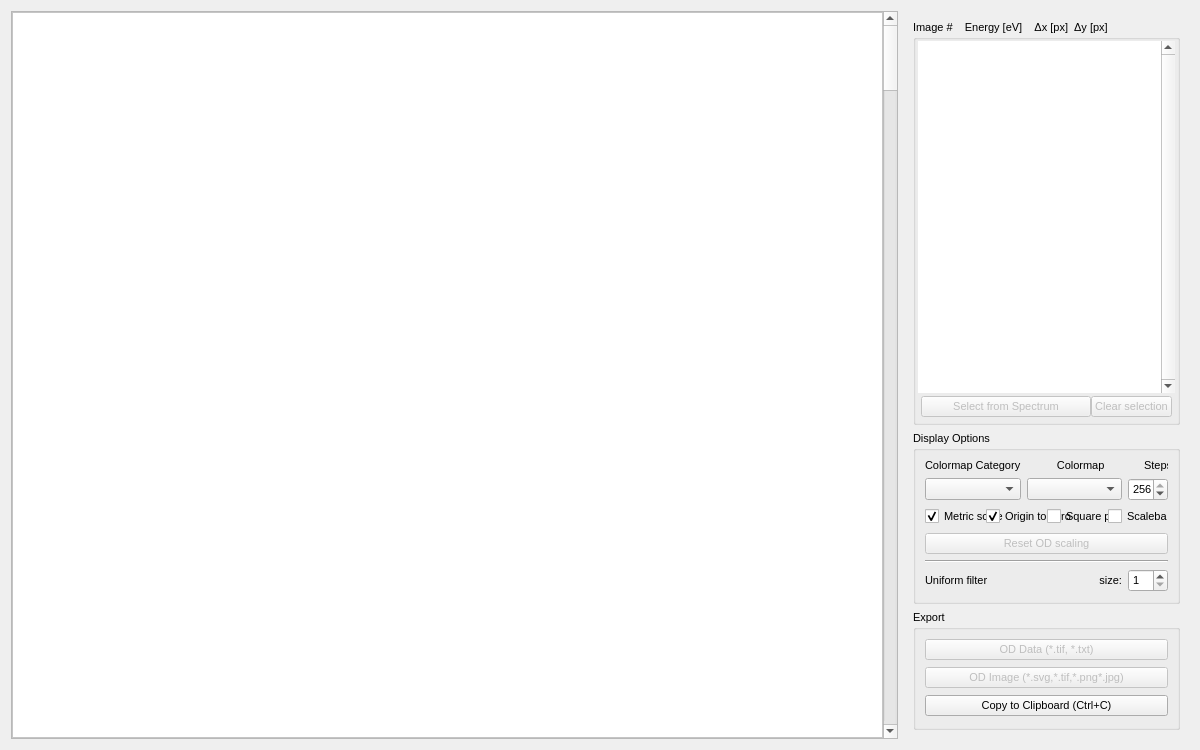
<?xml version="1.0" encoding="UTF-8"?>
<ui version="4.0">
 <author>Jan-David Förster</author>
 <class>SpectralROI</class>
 <widget class="QWidget" name="SpectralROI">
  <property name="geometry">
   <rect>
    <x>0</x>
    <y>0</y>
    <width>1200</width>
    <height>750</height>
   </rect>
  </property>
  <property name="sizePolicy">
   <sizepolicy hsizetype="Maximum" vsizetype="Ignored">
    <horstretch>0</horstretch>
    <verstretch>0</verstretch>
   </sizepolicy>
  </property>
  <property name="windowTitle">
   <string>Form</string>
  </property>
  <layout class="QGridLayout" name="gridLayout_3">
   <item row="0" column="0">
    <widget class="QFrame" name="frame">
     <property name="sizePolicy">
      <sizepolicy hsizetype="Preferred" vsizetype="Preferred">
       <horstretch>0</horstretch>
       <verstretch>0</verstretch>
      </sizepolicy>
     </property>
     <property name="font">
      <font>
       <family>Ubuntu</family>
       <pointsize>8</pointsize>
      </font>
     </property>
     <property name="autoFillBackground">
      <bool>false</bool>
     </property>
     <property name="styleSheet">
      <string notr="true"/>
     </property>
     <property name="frameShape">
      <enum>QFrame::StyledPanel</enum>
     </property>
     <property name="frameShadow">
      <enum>QFrame::Raised</enum>
     </property>
     <property name="lineWidth">
      <number>1</number>
     </property>
     <property name="midLineWidth">
      <number>0</number>
     </property>
     <layout class="QHBoxLayout" name="horizontalLayout_3">
      <property name="spacing">
       <number>0</number>
      </property>
      <property name="leftMargin">
       <number>0</number>
      </property>
      <property name="topMargin">
       <number>0</number>
      </property>
      <property name="rightMargin">
       <number>0</number>
      </property>
      <property name="bottomMargin">
       <number>0</number>
      </property>
      <item>
       <widget class="GraphicsLayoutWidget" name="canvas">
        <property name="sizePolicy">
         <sizepolicy hsizetype="MinimumExpanding" vsizetype="MinimumExpanding">
          <horstretch>0</horstretch>
          <verstretch>0</verstretch>
         </sizepolicy>
        </property>
        <property name="font">
         <font>
          <family>Ubuntu</family>
          <pointsize>8</pointsize>
         </font>
        </property>
        <property name="styleSheet">
         <string notr="true">background: white</string>
        </property>
       </widget>
      </item>
      <item>
       <widget class="QScrollBar" name="slider_eng">
        <property name="orientation">
         <enum>Qt::Vertical</enum>
        </property>
       </widget>
      </item>
     </layout>
    </widget>
   </item>
   <item row="0" column="2">
    <widget class="QWidget" name="MapCreator" native="true">
     <property name="sizePolicy">
      <sizepolicy hsizetype="Expanding" vsizetype="Ignored">
       <horstretch>0</horstretch>
       <verstretch>0</verstretch>
      </sizepolicy>
     </property>
     <property name="minimumSize">
      <size>
       <width>285</width>
       <height>0</height>
      </size>
     </property>
     <property name="maximumSize">
      <size>
       <width>285</width>
       <height>16777215</height>
      </size>
     </property>
     <property name="font">
      <font>
       <family>Ubuntu</family>
       <pointsize>8</pointsize>
      </font>
     </property>
     <property name="focusPolicy">
      <enum>Qt::ClickFocus</enum>
     </property>
     <layout class="QVBoxLayout" name="verticalLayout_4">
      <item>
       <widget class="QGroupBox" name="ImageSelection_1">
        <property name="sizePolicy">
         <sizepolicy hsizetype="MinimumExpanding" vsizetype="Minimum">
          <horstretch>0</horstretch>
          <verstretch>0</verstretch>
         </sizepolicy>
        </property>
        <property name="minimumSize">
         <size>
          <width>100</width>
          <height>0</height>
         </size>
        </property>
        <property name="font">
         <font>
          <family>Ubuntu</family>
          <pointsize>8</pointsize>
         </font>
        </property>
        <property name="toolTip">
         <string notr="true">Select by Left &amp; Right Click</string>
        </property>
        <property name="title">
         <string>Image #    Energy [eV]    Δx [px]  Δy [px]</string>
        </property>
        <layout class="QVBoxLayout" name="verticalLayout_7">
         <property name="spacing">
          <number>0</number>
         </property>
         <property name="leftMargin">
          <number>2</number>
         </property>
         <property name="topMargin">
          <number>2</number>
         </property>
         <property name="rightMargin">
          <number>2</number>
         </property>
         <property name="bottomMargin">
          <number>2</number>
         </property>
         <item>
          <widget class="QListWidget" name="MapSelectWidget1">
           <property name="sizePolicy">
            <sizepolicy hsizetype="Expanding" vsizetype="Expanding">
             <horstretch>0</horstretch>
             <verstretch>0</verstretch>
            </sizepolicy>
           </property>
           <property name="maximumSize">
            <size>
             <width>16777215</width>
             <height>16777207</height>
            </size>
           </property>
           <property name="palette">
            <palette>
             <active>
              <colorrole role="Highlight">
               <brush brushstyle="SolidPattern">
                <color alpha="127">
                 <red>85</red>
                 <green>255</green>
                 <blue>255</blue>
                </color>
               </brush>
              </colorrole>
              <colorrole role="HighlightedText">
               <brush brushstyle="SolidPattern">
                <color alpha="255">
                 <red>0</red>
                 <green>0</green>
                 <blue>0</blue>
                </color>
               </brush>
              </colorrole>
             </active>
             <inactive>
              <colorrole role="Highlight">
               <brush brushstyle="SolidPattern">
                <color alpha="127">
                 <red>85</red>
                 <green>255</green>
                 <blue>255</blue>
                </color>
               </brush>
              </colorrole>
              <colorrole role="HighlightedText">
               <brush brushstyle="SolidPattern">
                <color alpha="255">
                 <red>0</red>
                 <green>0</green>
                 <blue>0</blue>
                </color>
               </brush>
              </colorrole>
             </inactive>
             <disabled>
              <colorrole role="Highlight">
               <brush brushstyle="SolidPattern">
                <color alpha="0">
                 <red>51</red>
                 <green>153</green>
                 <blue>255</blue>
                </color>
               </brush>
              </colorrole>
              <colorrole role="HighlightedText">
               <brush brushstyle="SolidPattern">
                <color alpha="255">
                 <red>255</red>
                 <green>255</green>
                 <blue>255</blue>
                </color>
               </brush>
              </colorrole>
             </disabled>
            </palette>
           </property>
           <property name="font">
            <font>
             <family>Ubuntu</family>
             <pointsize>8</pointsize>
            </font>
           </property>
           <property name="focusPolicy">
            <enum>Qt::NoFocus</enum>
           </property>
           <property name="styleSheet">
            <string notr="true"/>
           </property>
           <property name="frameShape">
            <enum>QFrame::NoFrame</enum>
           </property>
           <property name="frameShadow">
            <enum>QFrame::Plain</enum>
           </property>
           <property name="lineWidth">
            <number>0</number>
           </property>
           <property name="midLineWidth">
            <number>0</number>
           </property>
           <property name="verticalScrollBarPolicy">
            <enum>Qt::ScrollBarAlwaysOn</enum>
           </property>
           <property name="horizontalScrollBarPolicy">
            <enum>Qt::ScrollBarAlwaysOff</enum>
           </property>
           <property name="editTriggers">
            <set>QAbstractItemView::NoEditTriggers</set>
           </property>
           <property name="showDropIndicator" stdset="0">
            <bool>false</bool>
           </property>
           <property name="dragDropMode">
            <enum>QAbstractItemView::NoDragDrop</enum>
           </property>
           <property name="defaultDropAction">
            <enum>Qt::CopyAction</enum>
           </property>
           <property name="alternatingRowColors">
            <bool>false</bool>
           </property>
           <property name="selectionMode">
            <enum>QAbstractItemView::NoSelection</enum>
           </property>
           <property name="selectionBehavior">
            <enum>QAbstractItemView::SelectItems</enum>
           </property>
           <property name="movement">
            <enum>QListView::Static</enum>
           </property>
           <property name="isWrapping" stdset="0">
            <bool>false</bool>
           </property>
           <property name="viewMode">
            <enum>QListView::ListMode</enum>
           </property>
           <property name="selectionRectVisible">
            <bool>false</bool>
           </property>
           <property name="sortingEnabled">
            <bool>true</bool>
           </property>
          </widget>
         </item>
         <item>
          <layout class="QHBoxLayout" name="horizontalLayout_9">
           <property name="leftMargin">
            <number>3</number>
           </property>
           <property name="topMargin">
            <number>3</number>
           </property>
           <property name="rightMargin">
            <number>3</number>
           </property>
           <property name="bottomMargin">
            <number>3</number>
           </property>
           <item>
            <widget class="QPushButton" name="pbSelfromSpec">
             <property name="enabled">
              <bool>false</bool>
             </property>
             <property name="sizePolicy">
              <sizepolicy hsizetype="MinimumExpanding" vsizetype="Fixed">
               <horstretch>0</horstretch>
               <verstretch>0</verstretch>
              </sizepolicy>
             </property>
             <property name="minimumSize">
              <size>
               <width>0</width>
               <height>20</height>
              </size>
             </property>
             <property name="font">
              <font>
               <family>Ubuntu</family>
               <pointsize>8</pointsize>
              </font>
             </property>
             <property name="text">
              <string>Select from Spectrum</string>
             </property>
            </widget>
           </item>
           <item>
            <widget class="QPushButton" name="pbClrSel">
             <property name="enabled">
              <bool>false</bool>
             </property>
             <property name="sizePolicy">
              <sizepolicy hsizetype="Minimum" vsizetype="Fixed">
               <horstretch>0</horstretch>
               <verstretch>0</verstretch>
              </sizepolicy>
             </property>
             <property name="minimumSize">
              <size>
               <width>0</width>
               <height>20</height>
              </size>
             </property>
             <property name="font">
              <font>
               <family>Ubuntu</family>
               <pointsize>8</pointsize>
              </font>
             </property>
             <property name="text">
              <string>Clear selection</string>
             </property>
            </widget>
           </item>
          </layout>
         </item>
        </layout>
       </widget>
      </item>
      <item>
       <widget class="QGroupBox" name="DisplayOptions">
        <property name="sizePolicy">
         <sizepolicy hsizetype="Preferred" vsizetype="Maximum">
          <horstretch>1</horstretch>
          <verstretch>1</verstretch>
         </sizepolicy>
        </property>
        <property name="minimumSize">
         <size>
          <width>0</width>
          <height>0</height>
         </size>
        </property>
        <property name="maximumSize">
         <size>
          <width>16777215</width>
          <height>16777215</height>
         </size>
        </property>
        <property name="font">
         <font>
          <family>Ubuntu</family>
          <pointsize>8</pointsize>
         </font>
        </property>
        <property name="title">
         <string>Display Options</string>
        </property>
        <layout class="QVBoxLayout" name="verticalLayout_2">
         <item>
          <widget class="QLabel" name="label">
           <property name="maximumSize">
            <size>
             <width>16777215</width>
             <height>15</height>
            </size>
           </property>
           <property name="font">
            <font>
             <family>Ubuntu</family>
             <pointsize>8</pointsize>
            </font>
           </property>
           <property name="text">
            <string>Colormap Category            Colormap             Steps</string>
           </property>
          </widget>
         </item>
         <item>
          <layout class="QHBoxLayout" name="horizontalLayout_4">
           <item>
            <widget class="QComboBox" name="CMCatBox">
             <property name="sizePolicy">
              <sizepolicy hsizetype="Maximum" vsizetype="Fixed">
               <horstretch>0</horstretch>
               <verstretch>0</verstretch>
              </sizepolicy>
             </property>
             <property name="minimumSize">
              <size>
               <width>0</width>
               <height>0</height>
              </size>
             </property>
             <property name="maximumSize">
              <size>
               <width>100</width>
               <height>16777215</height>
              </size>
             </property>
             <property name="font">
              <font>
               <family>Ubuntu</family>
               <pointsize>8</pointsize>
              </font>
             </property>
            </widget>
           </item>
           <item>
            <widget class="QComboBox" name="CMMapBox">
             <property name="font">
              <font>
               <family>Ubuntu</family>
               <pointsize>8</pointsize>
              </font>
             </property>
            </widget>
           </item>
           <item>
            <widget class="QSpinBox" name="StepSpin">
             <property name="maximumSize">
              <size>
               <width>40</width>
               <height>16777215</height>
              </size>
             </property>
             <property name="font">
              <font>
               <family>Ubuntu</family>
               <pointsize>8</pointsize>
              </font>
             </property>
             <property name="minimum">
              <number>2</number>
             </property>
             <property name="maximum">
              <number>256</number>
             </property>
             <property name="value">
              <number>256</number>
             </property>
             <property name="displayIntegerBase">
              <number>10</number>
             </property>
            </widget>
           </item>
          </layout>
         </item>
         <item>
          <layout class="QHBoxLayout" name="horizontalLayout_6" stretch="1,1,1,0,0">
           <property name="spacing">
            <number>1</number>
           </property>
           <item>
            <widget class="QCheckBox" name="MetricCheckBox">
             <property name="minimumSize">
              <size>
               <width>80</width>
               <height>0</height>
              </size>
             </property>
             <property name="maximumSize">
              <size>
               <width>80</width>
               <height>16777215</height>
              </size>
             </property>
             <property name="font">
              <font>
               <family>Ubuntu</family>
               <pointsize>8</pointsize>
              </font>
             </property>
             <property name="text">
              <string>Metric scale</string>
             </property>
             <property name="checked">
              <bool>true</bool>
             </property>
            </widget>
           </item>
           <item>
            <widget class="QCheckBox" name="ZeroOriginCheckBox">
             <property name="minimumSize">
              <size>
               <width>100</width>
               <height>0</height>
              </size>
             </property>
             <property name="maximumSize">
              <size>
               <width>100</width>
               <height>16777215</height>
              </size>
             </property>
             <property name="font">
              <font>
               <family>Ubuntu</family>
               <pointsize>8</pointsize>
              </font>
             </property>
             <property name="text">
              <string>Origin to zero</string>
             </property>
             <property name="checked">
              <bool>true</bool>
             </property>
            </widget>
           </item>
           <item>
            <widget class="QCheckBox" name="SquarePxCheckBox">
             <property name="minimumSize">
              <size>
               <width>100</width>
               <height>0</height>
              </size>
             </property>
             <property name="maximumSize">
              <size>
               <width>100</width>
               <height>16777215</height>
              </size>
             </property>
             <property name="font">
              <font>
               <family>Ubuntu</family>
               <pointsize>8</pointsize>
              </font>
             </property>
             <property name="autoFillBackground">
              <bool>false</bool>
             </property>
             <property name="text">
              <string>Square px</string>
             </property>
             <property name="checkable">
              <bool>true</bool>
             </property>
             <property name="checked">
              <bool>false</bool>
             </property>
             <property name="autoRepeat">
              <bool>false</bool>
             </property>
             <property name="autoExclusive">
              <bool>false</bool>
             </property>
             <property name="tristate">
              <bool>false</bool>
             </property>
            </widget>
           </item>
           <item>
            <widget class="QCheckBox" name="ScalebarCheckBox">
             <property name="text">
              <string>Scalebar</string>
             </property>
            </widget>
           </item>
           <item>
            <spacer name="horizontalSpacer">
             <property name="font">
              <font>
               <family>Ubuntu</family>
               <pointsize>8</pointsize>
              </font>
             </property>
             <property name="orientation">
              <enum>Qt::Horizontal</enum>
             </property>
             <property name="sizeHint" stdset="0">
              <size>
               <width>40</width>
               <height>20</height>
              </size>
             </property>
            </spacer>
           </item>
          </layout>
         </item>
         <item>
          <layout class="QHBoxLayout" name="horizontalLayout">
           <property name="spacing">
            <number>6</number>
           </property>
           <property name="sizeConstraint">
            <enum>QLayout::SetDefaultConstraint</enum>
           </property>
           <property name="bottomMargin">
            <number>0</number>
           </property>
           <item>
            <widget class="QPushButton" name="pbRSTOD">
             <property name="enabled">
              <bool>false</bool>
             </property>
             <property name="sizePolicy">
              <sizepolicy hsizetype="MinimumExpanding" vsizetype="Maximum">
               <horstretch>0</horstretch>
               <verstretch>0</verstretch>
              </sizepolicy>
             </property>
             <property name="minimumSize">
              <size>
               <width>20</width>
               <height>20</height>
              </size>
             </property>
             <property name="font">
              <font>
               <family>Ubuntu</family>
               <pointsize>8</pointsize>
              </font>
             </property>
             <property name="layoutDirection">
              <enum>Qt::LeftToRight</enum>
             </property>
             <property name="text">
              <string>Reset OD scaling</string>
             </property>
            </widget>
           </item>
          </layout>
         </item>
         <item>
          <widget class="Line" name="line">
           <property name="orientation">
            <enum>Qt::Horizontal</enum>
           </property>
          </widget>
         </item>
         <item>
          <layout class="QGridLayout" name="gridLayout_4">
           <item row="0" column="2">
            <widget class="QSpinBox" name="filterSpinBox">
             <property name="enabled">
              <bool>true</bool>
             </property>
             <property name="maximumSize">
              <size>
               <width>40</width>
               <height>16777215</height>
              </size>
             </property>
             <property name="font">
              <font>
               <family>Ubuntu</family>
               <pointsize>8</pointsize>
              </font>
             </property>
             <property name="locale">
              <locale language="C" country="AnyCountry"/>
             </property>
             <property name="minimum">
              <number>1</number>
             </property>
            </widget>
           </item>
           <item row="0" column="0">
            <widget class="QLabel" name="label_4">
             <property name="text">
              <string>Uniform filter</string>
             </property>
            </widget>
           </item>
           <item row="0" column="1">
            <widget class="QLabel" name="label_5">
             <property name="text">
              <string>size:</string>
             </property>
             <property name="alignment">
              <set>Qt::AlignRight|Qt::AlignTrailing|Qt::AlignVCenter</set>
             </property>
            </widget>
           </item>
          </layout>
         </item>
        </layout>
       </widget>
      </item>
      <item>
       <widget class="QGroupBox" name="Export">
        <property name="sizePolicy">
         <sizepolicy hsizetype="MinimumExpanding" vsizetype="Fixed">
          <horstretch>0</horstretch>
          <verstretch>0</verstretch>
         </sizepolicy>
        </property>
        <property name="minimumSize">
         <size>
          <width>0</width>
          <height>120</height>
         </size>
        </property>
        <property name="font">
         <font>
          <family>Ubuntu</family>
          <pointsize>8</pointsize>
         </font>
        </property>
        <property name="title">
         <string>Export</string>
        </property>
        <layout class="QGridLayout" name="gridLayout_5">
         <item row="0" column="0">
          <widget class="QPushButton" name="pbExpData">
           <property name="enabled">
            <bool>false</bool>
           </property>
           <property name="font">
            <font>
             <family>Ubuntu</family>
             <pointsize>8</pointsize>
            </font>
           </property>
           <property name="text">
            <string>OD Data (*.tif, *.txt)</string>
           </property>
          </widget>
         </item>
         <item row="1" column="0">
          <widget class="QPushButton" name="pbExpImg">
           <property name="enabled">
            <bool>false</bool>
           </property>
           <property name="font">
            <font>
             <family>Ubuntu</family>
             <pointsize>8</pointsize>
            </font>
           </property>
           <property name="text">
            <string>OD Image (*.svg,*.tif,*.png*.jpg)</string>
           </property>
          </widget>
         </item>
         <item row="2" column="0">
          <widget class="QPushButton" name="pbCopy">
           <property name="text">
            <string>Copy to Clipboard (Ctrl+C)</string>
           </property>
          </widget>
         </item>
        </layout>
       </widget>
      </item>
     </layout>
    </widget>
   </item>
  </layout>
 </widget>
 <customwidgets>
  <customwidget>
   <class>GraphicsLayoutWidget</class>
   <extends>QGraphicsView</extends>
   <header location="global">pyqtgraph</header>
  </customwidget>
 </customwidgets>
 <resources/>
 <connections/>
</ui>
